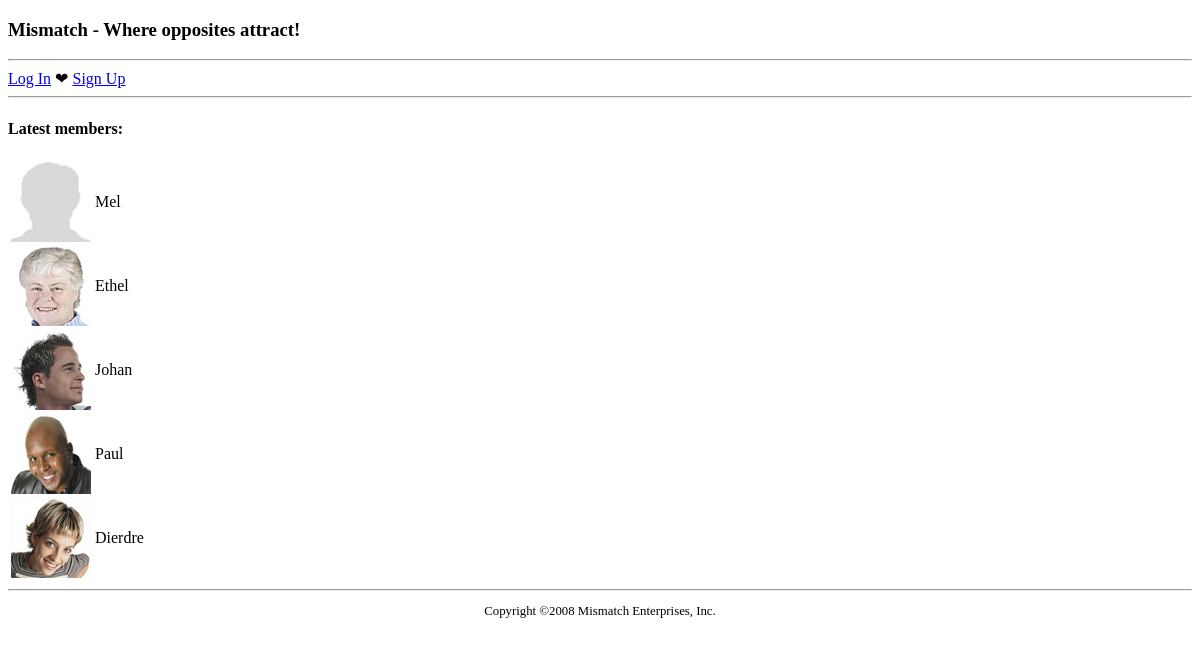
The app's page /week13/mismatch/index.php with its own data.
### tables this page shows
CREATE TABLE `mismatch_user` (
  `user_id` int(11) NOT NULL AUTO_INCREMENT,
  `username` varchar(32) NOT NULL,
  `password` varchar(40) NOT NULL,
  `join_date` datetime DEFAULT NULL,
  `first_name` varchar(32) DEFAULT NULL,
  `last_name` varchar(32) DEFAULT NULL,
  `gender` varchar(1) DEFAULT NULL,
  `birthdate` date DEFAULT NULL,
  `city` varchar(32) DEFAULT NULL,
  `state` varchar(2) DEFAULT NULL,
  `picture` varchar(32) DEFAULT NULL,
  PRIMARY KEY (`user_id`)
);

### week13/mismatch/index.php (the view, shortened to what this page needs)
<?php
  require_once('header.php');
  require_once('navmenu.php');
  $dbc = mysqli_connect(DB_HOST, DB_USER, DB_PASSWORD, DB_NAME);
  $query = "SELECT user_id, first_name, picture FROM mismatch_user WHERE first_name IS NOT NULL ORDER BY join_date DESC LIMIT 5";
  $data = mysqli_query($dbc, $query);
  echo '<h4>Latest members:</h4>';
  echo '<table>';
  while ($row = mysqli_fetch_array($data)) {
    if (is_file(MM_UPLOADPATH . $row['picture']) && filesize(MM_UPLOADPATH . $row['picture']) > 0) {
      echo '<tr><td><img src="' . MM_UPLOADPATH . $row['picture'] . '" alt="' . $row['first_name'] . '" /></td>';
    }
    else {
      echo '<tr><td><img src="' . MM_UPLOADPATH . 'nopic.jpg' . '" alt="' . $row['first_name'] . '" /></td>';
    }
    if (isset($_SESSION['user_id'])) {
      echo '<td><a href="viewprofile.php?user_id=' . $row['user_id'] . '">' . $row['first_name'] . '</a></td></tr>';
    }
    else {
      echo '<td>' . $row['first_name'] . '</td></tr>';
    }
  }
  echo '</table>';
?>
<?php
  require_once('footer.php');
?>

### records on screen
mismatch_user: first_name "Mel"
mismatch_user: picture (picture), first_name "Ethel"
mismatch_user: picture (picture), first_name "Johan"
mismatch_user: picture (picture), first_name "Paul"
mismatch_user: picture (picture), first_name "Dierdre"

### other values on screen
$page_title "Where opposites attract!"
